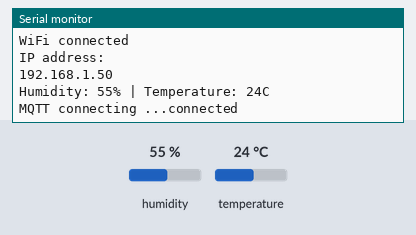
Simulated run of this sketch. Board: ESP32. Shown: the last lines printed to the serial monitor. The test bench sets the inputs (shaded band); at power-on: temperature 24 °C, humidity 55 %. WiFi joins after 1.5 s; servers stay silent unless stated; no MQTT or app messages arrive unless stated.

Above: at 3.7 s.
3.8 s: temperature set to 0 °C
6.5 s: temperature set to 12 °C
At 7.1 s:
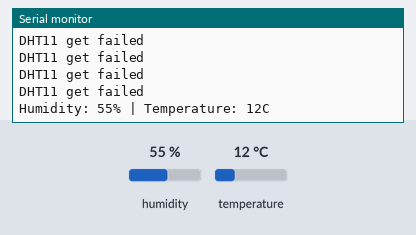
8.0 s: humidity set to 22 %
At 9.5 s:
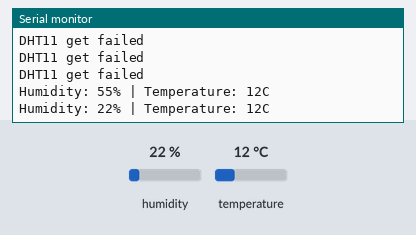

The sketch:

AirQuality_V1_DHT11MQTT_edit_aun_651102.ino
```cpp
#include <WiFi.h>
#include <WiFiClient.h>
#include <WiFiClientSecure.h>
#include <SimpleDHT.h>          //โหลดไลบารี่ DHT11
#include <SoftwareSerial.h>
#include <HTTPClient.h>
#include <PubSubClient.h>
#include <Wire.h>


//########## CONFIGURATION : MODIFY HERE ##########
const char* ssid = "PWFaun24";
const char* password = "PWFaun24";
const char* mqtt_server = "192.168.0.49";
const char* serverHostname = "192.168.0.49";
const String serverUsername = "admin";
const String serverPassword = "admin";
//#################################################

int DHTSENSOR = 15;             //GPIO15 (ADC2_CH3)
byte temperature = 0;           //กำหนดตัวแปรเก็บค่าอุณหภูมิ
byte humidity = 0;              //กำหนดตัวแปรเก็บค่าความชื้นสัมสัทธ์
int i = 0;
int now = 0;
int mqttRetryAttempt = 0;
int wifiRetryAttempt = 0;
long lastMsg = 0;
char msg[20];

#define AirQV1_TOPIC "AirQV1_T1"
#define ONBOARD_LED  2;
const char led = ONBOARD_LED;

SimpleDHT11 dht11;              //ระบุรุ่นเซ็นเซอร์รุ่น DHT11
WiFiClient espClient;
PubSubClient client(espClient);


void receivedCallback(char* topic, byte* payload, unsigned int length) {
  //Serial.print("Message received: ");
  //Serial.println(topic);
  //Serial.print("payload: ");
  for (int i = 0; i < length; i++) {
    //Serial.print((char)payload[i]);
  }
  //Serial.println();
  /* we got '1' -> on */
  if ((char)payload[0] == '1') {
    digitalWrite(led, HIGH); //---- Write HIGH to pin IO12 (LED_BUILTIN)
  } else {
    /* we got '0' -> on */
    digitalWrite(led, LOW); //---- Write HIGH to pin IO12 (LED_BUILTIN)
  }
}

void mqttconnect() {
  /* Loop until reconnected */
  while (!client.connected()) {
    Serial.print("MQTT connecting ...");
    /* client ID */
    String clientId = "ESP32Client";
    /* connect now */
    if (client.connect(clientId.c_str(), serverUsername.c_str(), serverPassword.c_str())) {
      Serial.println("connected");
      /* subscribe topic with default QoS 0*/
      client.subscribe(AirQV1_TOPIC);
    } else {
      Serial.print("failed, status code =");
      Serial.print(client.state());
      Serial.println("try again in 5 seconds");
      /* Wait 5 seconds before retrying */
      delay(1000);
      mqttRetryAttempt++;
      if (mqttRetryAttempt > 5) {
        Serial.println("Restarting!");
        interuptReboot();
      }
    }
  }
}

void interuptReboot() {
    Serial.println("Rebooting");
    //esp_restart();
    ESP.restart();
}

void setup() {
  Serial.begin(115200);

  Serial.print("Connecting to ");
  Serial.println(ssid);
  WiFi.begin(ssid, password);
  while (WiFi.status() != WL_CONNECTED) {
    delay(500);
    Serial.print(".");
    wifiRetryAttempt++;
    if (wifiRetryAttempt > 5) {
       Serial.println("Restarting!");
       interuptReboot();
    }
  }
  Serial.println("");
  Serial.println("WiFi connected");
  Serial.println("IP address: ");
  Serial.println(WiFi.localIP());
  /* configure the MQTT server with IPaddress and port */
  client.setServer(mqtt_server, 1884);
  /* this receivedCallback function will be invoked
    when client received subscribed topic */
  client.setCallback(receivedCallback);
  /*start SHT31 */
  delay(1000);

  pinMode(15, INPUT);
}

void loop() {
  dht11.read(DHTSENSOR, &temperature, &humidity, NULL);  //อ่านค่าจากเซ็นเซอร์
  while (temperature == 0) {
  dht11.read(DHTSENSOR, &temperature, &humidity, NULL);  //อ่านค่าจากเซ็นเซอร์
  Serial.println("DHT11 get failed");
  }
  Serial.print("Humidity: ");
  Serial.print(humidity);
  Serial.print("% | ");
  Serial.print("Temperature: ");
  Serial.print(temperature);
  Serial.println("C");

  //#################################################

  now = millis();

  /* if client was disconnected then try to reconnect again */
  if (!client.connected()) {
    mqttconnect();
  }
  /* this function will listen for incomming
    subscribed topic-process-invoke receivedCallback */
  client.loop();
  /* we increase counter every 3 secs
    we count until 3 secs reached to avoid blocking program if using delay()*/

  if (now - lastMsg > 1) {
    lastMsg = now;
    char data[90];
    String json = "{\"Temperature\":" + String(temperature) + ",\"Humidity\":" + String(humidity) + "}";
    json.toCharArray(data, (json.length() + 1));
    client.publish(AirQV1_TOPIC, data, false);
  }
  unsigned long lastMillis;

  //#################################################
  delay(2000);
}
```

Measured:
- after the input at 6.5 s, the serial monitor: prints a new line at once (image 1)
- after the input at 8.0 s, the serial monitor: prints a new line after 0.54 s (image 2)
